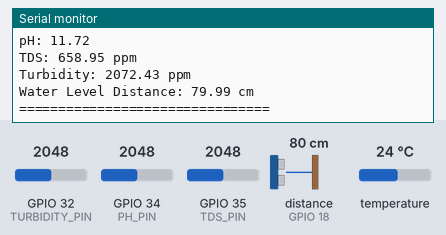
Bench run of a sketch on a simulated ESP32. On the bench: the last lines printed to the serial monitor. Wiring (inferred from the names in the program): ultrasonic range finder: trigger GPIO 5; echo GPIO 18. Inputs (shaded band) come from the test bench; at power-on: distance to the obstacle (sensor on GPIO 18) 80 cm, temperature 24 °C, GPIO 32 (TURBIDITY_PIN) = 2048, GPIO 34 (PH_PIN) = 2048, GPIO 35 (TDS_PIN) = 2048. The echo pulse lasts 58.3 µs per cm.

Above: at 4.3 s.
4.4 s: distance to the obstacle (sensor on GPIO 18) set to 2 cm
At 7.5 s:
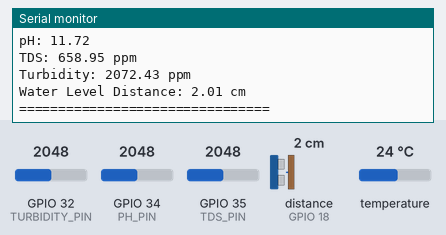
8.1 s: temperature set to 12 °C
11.8 s: GPIO 32 (TURBIDITY_PIN) set to 2866
At 12.3 s:
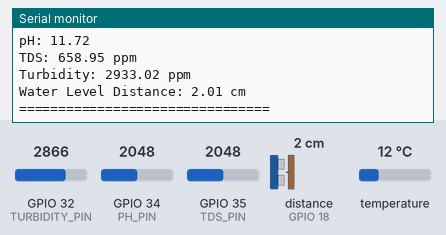
15.5 s: GPIO 34 (PH_PIN) set to 2866
19.2 s: GPIO 35 (TDS_PIN) set to 2866
22.9 s: distance to the obstacle (sensor on GPIO 18) set to 4 cm
At 24.3 s:
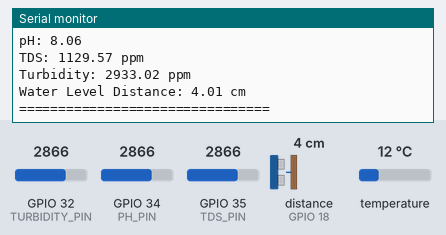
Timing chart, 0 to 25.9 s (numbered marks = the images above; inputs shaded):
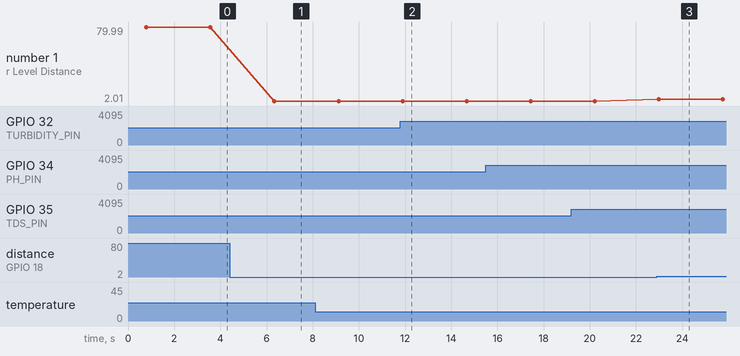

Measured:
- after the input at 4.4 s, the serial monitor: prints a new line after 1.9 s (image 1)
- after the input at 11.8 s, the serial monitor: prints a new line after 0.09 s (image 2)
- after the input at 22.9 s, the serial monitor: prints a new line after 0.09 s (image 3)
- plotted number 1: 79.99 → 2.01 after the input at 4.4 s, 2.01 → 4.01 after the input at 22.9 s

The sketch:

jalrakshak_main.ino
```cpp
#include <OneWire.h>
#include <DallasTemperature.h>

//----------------PINS---------------------
#define ONE_WIRE_BUS 4

#define PH_PIN 34
#define TDS_PIN 35
#define TURBIDITY_PIN 32

#define TRIG_PIN 5
#define ECHO_PIN 18

//----------------TEMP SENSOR----------------
OneWire oneWire(ONE_WIRE_BUS);
DallasTemperature tempSensor(&oneWire);

void setup() {
  Serial.begin(115200);

  tempSensor.begin();

  pinMode(TRIG_PIN, OUTPUT);
  pinMode(ECHO_PIN, INPUT);

  Serial.println("JalRakshak Sensors Started");
}

void loop() {

  //===================TEMPERATURE==================
  tempSensor.requestTemperatures();
  float temperature = tempSensor.getTempCByIndex(0);

  //====================PH==========================
  int phADC = analogRead(PH_PIN);
  float phVoltage = phADC * (3.3 / 4095.0);

  // Placeholder calibration
  float pH = 7 + ((2.5 - phVoltage) / 0.18);

  //====================TDS==========================
  int tdsADC = analogRead(TDS_PIN);
  float tdsVoltage = tdsADC * (3.3 / 4095.0);

  float tds =
      (133.42 * tdsVoltage * tdsVoltage * tdsVoltage
      -255.86 * tdsVoltage * tdsVoltage
      +857.39 * tdsVoltage) * 0.5;

  // ==================TURBIDITY=====================
  int turbidityADC = analogRead(TURBIDITY_PIN);
  float turbidityVoltage = turbidityADC * (3.3 / 4095.0);

  float ntu =
      -1120.4 * turbidityVoltage * turbidityVoltage
      +5742.3 * turbidityVoltage
      -4352.9;

  if (ntu < 0) ntu = 0;

  // ==================ULTRASONIC====================
  digitalWrite(TRIG_PIN, LOW);
  delayMicroseconds(2);

  digitalWrite(TRIG_PIN, HIGH);
  delayMicroseconds(10);

  digitalWrite(TRIG_PIN, LOW);

  long duration = pulseIn(ECHO_PIN, HIGH);

  float distance =
      duration * 0.0343 / 2.0;

  // ===================OUTPUT========================
  Serial.println("================================");

  Serial.print("Temperature: ");
  Serial.print(temperature);
  Serial.println(" C");

  Serial.print("pH: ");
  Serial.println(pH, 2);

  Serial.print("TDS: ");
  Serial.print(tds);
  Serial.println(" ppm");

  Serial.print("Turbidity: ");
  Serial.print(ntu);
  Serial.println(" ppm");

  Serial.print("Water Level Distance: ");
  Serial.print(distance);
  Serial.println(" cm");

  Serial.println("================================");
  Serial.println();

  delay(2000);
}
```
